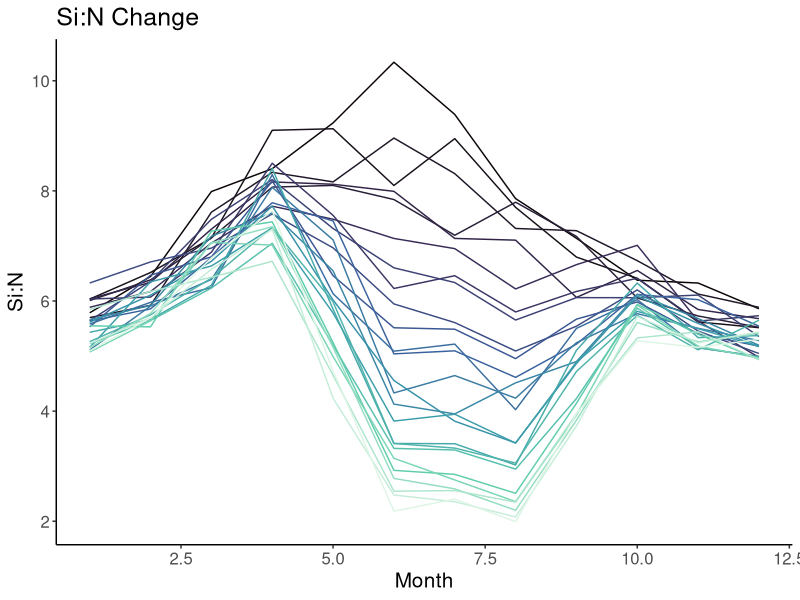

The R source for this figure: (Note: this script raises an error after producing the figure.)
library(dplyr)
library(ggplot2)

set.seed(123)

# ==========================================================
# COMMON Si:N TIME SERIES
# ==========================================================

dat <- expand.grid(
  Year = 2000:2024,
  Month = 1:12
) %>%
  arrange(Year, Month) %>%
  mutate(
    
    season = sin(2 * pi * (Month - 3) / 12),
    
    summer_effect = case_when(
      Month %in% 6:8 ~ 1,
      Month %in% c(5, 9) ~ 0.5,
      TRUE ~ 0.1
    ),
    
    # SAME Si:N in all three scenarios
    # Seasonal pattern + summer-specific temporal change
    log_Si_N =
      2 -
      0.06 * (Year - 2000) * summer_effect +
      0.25 * season +
      rnorm(n(), 0, 0.05),
    
    Si_N = exp(log_Si_N)
  )

l1<-ggplot(dat, aes(Month, Si_N))+geom_line(aes(col=Year, group = Year))+
  scale_color_viridis_c(option = "G") +
  theme_classic() +
  theme(legend.position = "null", text=element_text(size=15))+
  labs(
    title = "Si:N Change",
    x = "Month",
    y = "Si:N"
  )

x3<-ggarrange(l1, l1, l1, l1, nrow = 4)

dat_Q_controlled <- dat %>%
  mutate(
    Q = exp(
      7 -
        2 * log_Si_N +
        rnorm(n(), 0, 0.15)
    )
  )


dat_Q_controlled <- dat %>%
  mutate(
    Q = exp(
      7 -
        2 * log_Si_N +
        rnorm(n(), 0, 0.15)
    )
  )

p1<-ggplot(dat_Q_controlled, aes(Month, Q))+geom_line(aes(col=Year, group = Year))+
  scale_color_viridis_c(option = "G") +
  theme_classic() +
  theme(legend.position = "null", text=element_text(size=15))+
  labs(
    title = "Non-linear discharge change",
    x = "Month",
    y = "Discharge"
  )

dat_Q_controlled_shifted <- dat %>%
  mutate(
    Q = exp(
      7 -
        2 * log_Si_N +
        0.05 * (Year - 2000) + 
        rnorm(n(), 0, 0.15)
    )
  )

p2<-ggplot(dat_Q_controlled_shifted, aes(Month, Q))+geom_line(aes(col=Year, group = Year))+
  scale_color_viridis_c(option = "G") +
  theme_classic() +
  theme(legend.position = "null", text=element_text(size=15))+
  labs(
    title = "Increasingly non-linear discharge change",
    x = "Month",
    y = "Discharge"
  )

dat_constant_Q <- dat %>%
  mutate(
    Q = exp(
      5 +
        0.8 * season +
        rnorm(n(), 0, 0.1)
    )
  )

p3<-ggplot(dat_constant_Q, aes(Month, Q))+geom_line(aes(col=Year, group = Year))+
  scale_color_viridis_c(option = "G") +
  theme_classic() +
  theme(legend.position = "null", text=element_text(size=15))+
  labs(
    title = "No discharge change",
    x = "Month",
    y = "Discharge"
  )

dat_Q_decoupled <- dat %>%
  mutate(
    Q = exp(
      5 +
        0.6 * season +
        0.03 * (Year - 2000) +
        rnorm(n(), 0, 0.1)
    )
  )

p4<-ggplot(dat_Q_decoupled, aes(Month, Q))+geom_line(aes(col=Year, group = Year))+
  scale_color_viridis_c(option = "G") +
  theme_classic() +
  theme(legend.position = "null", text=element_text(size=15))+
  labs(
    title = "Constant discharge change",
    x = "Month",
    y = "Discharge"
  )

x1<-ggarrange(p3, p4, p1, p2, nrow = 4)

x1

k1<-ggplot(
  dat_Q_controlled_shifted,
  aes(log(Q), log(Si_N), colour = Year)) +
  geom_point(alpha = 0.5) +
  geom_smooth(aes(group=Year, col=Year),
              method = "lm",
              se = FALSE) +
  scale_color_viridis_c(option = "G") +
  theme_classic() +
  theme(legend.position = "null", text=element_text(size=15))+
  labs(
    title = "Discharge change coupled with Si:N",
    x = "log(Q)",
    y = "log(Si:N)"
  )

k2<-ggplot(
  dat_Q_controlled,
  aes(log(Q), log(Si_N), colour = Year)) +
  geom_point(alpha = 0.5) +
  geom_smooth(aes(group=Year, col=Year),
              method = "lm",
              se = FALSE) +
  scale_color_viridis_c(option = "G") +
  theme_classic() +
  theme(legend.position = "null", text=element_text(size=15))+
  labs(
    title = "Discharge change coupled with Si:N",
    x = "log(Q)",
    y = "log(Si:N)"
  )

k3<-ggplot(
  dat_constant_Q,
  aes(log(Q), log(Si_N), colour = Year)) +
  geom_point(alpha = 0.5) +
  geom_smooth(aes(group=Year, col=Year),
              method = "lm",
              se = FALSE) +
  scale_color_viridis_c(option = "G") +
  theme_classic() +
  theme(legend.position = "null", text=element_text(size=15))+
  labs(
    title = "No discharge change",
    x = "log(Q)",
    y = "log(Si:N)"
  )

k4<-ggplot(
  dat_Q_decoupled,
  aes(log(Q), log(Si_N), colour = Year)) +
  geom_point(alpha = 0.5) +
  geom_smooth(aes(group=Year, col=Year),
              method = "lm",
              se = FALSE) +
  scale_color_viridis_c(option = "G") +
  theme_classic() +
  theme(legend.position = "null", text=element_text(size=15))+
  labs(
    title = "Discharge change decoupled from Si:N",
    x = "log(Q)",
    y = "log(Si:N)"
  )


dat_Q_decoupled %>%
  group_by(Year) %>%
  summarise(
    n = sum(complete.cases(Si_N, Q)),
    SQ_slope = if(n >= 3) {
      coef(lm(log(Si_N) ~ log(Q)))[2]
    } else {
      NA_real_
    },
    .groups = "drop"
  ) %>%
  summarise(sd(SQ_slope))

x2<-ggarrange(k3, k4, k2,k1, nrow = 4)

pdf("Example_Change_CQ_Slope.pdf", width = 15, height = 10)
ggarrange(x3, x1, x2, nrow = 1)
dev.off()
